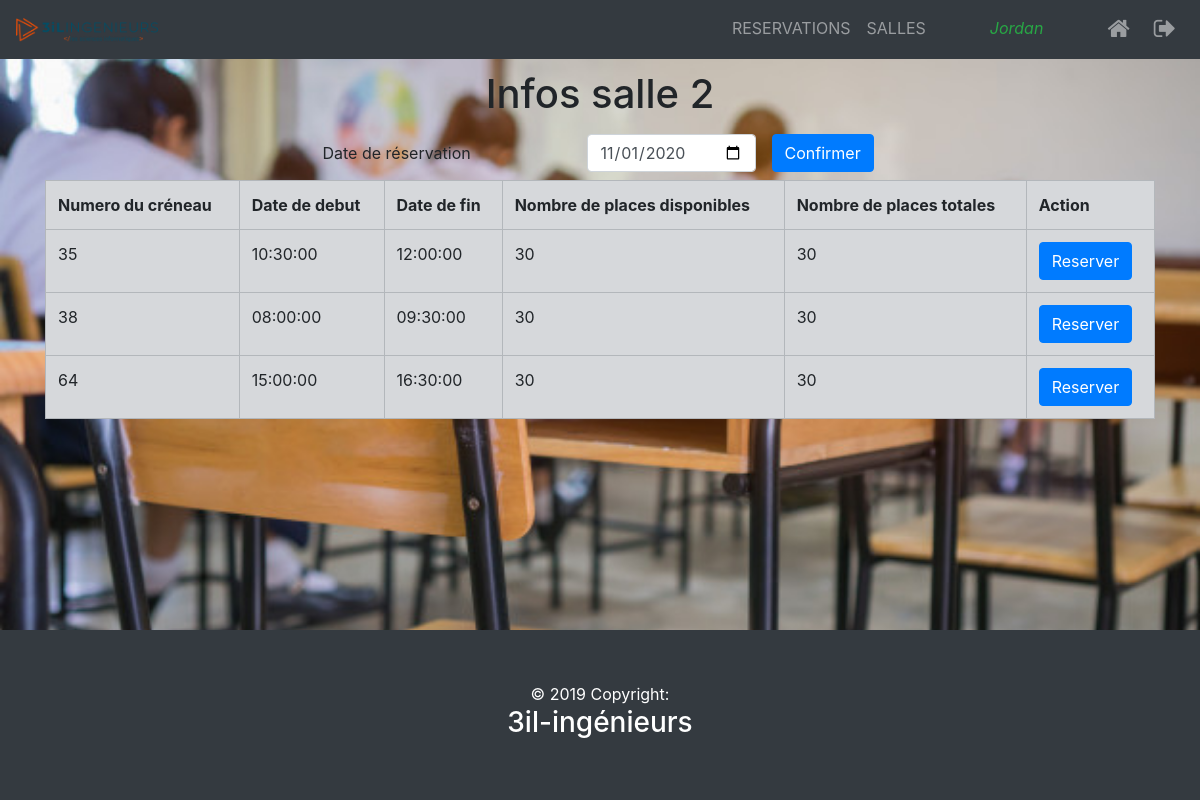
Screenshot of /salle.php?id=2 (signed in) with the database file from the repository.
### tables this page shows
CREATE TABLE `salle` (
  `Num_S` int(11) NOT NULL,
  `Nbre_Place` int(11) NOT NULL
);

### db.php (called while the page is built, shortened)
<?php
try{
    $bd=new PDO('mysql:host=localhost;dbname=projet_reservation','root','');
}catch(Exception $e){
    echo 'erreur';
}
function getOneSalle(&$dat,$num){
    global $bd;
    $req=$bd->prepare('select * ,(salle.Nbre_Place-(SELECT COUNT(*)
     from reserver WHERE reserver.Num_S=creneau.Num_S AND reserver.num_C=
     creneau.num_C AND reserver.dateRes=creneau.dateRes )) as restant from salle NATURAL join creneau
     WHERE salle.Num_S=:num AND creneau.dateRes=:dateR HAVING salle.Nbre_Place >
     (SELECT COUNT(*) from reserver WHERE reserver.Num_S=creneau.Num_S
    AND reserver.num_C=creneau.num_C AND reserver.dateRes=creneau.dateRes)');
    $req->bindParam(':num',$num);
    $dateR=date("Y-m-d");
    $req->bindParam(':dateR',$dateR);
    $req->execute();
    $dat=$req->fetchAll(PDO::FETCH_ASSOC);
}

### salle.php (the view, shortened to what this page needs)
<?php
$user=$_SESSION['user'];
if(($user['droits']=='etudiant' || $user['droits']=='admin') ){
include('db.php');
if(isset($_GET['id'])){
    $id=$_GET['id'];
}
getOneSalle($data,$id);
?>
<!DOCTYPE html>
<html lang="en">
<head>
    <link rel="stylesheet" href="https://maxcdn.bootstrapcdn.com/bootstrap/4.5.2/css/bootstrap.min.css">
  <link rel="stylesheet" href="https://cdnjs.cloudflare.com/ajax/libs/font-awesome/4.7.0/css/font-awesome.min.css">
</head>
<body style="height:100%; background:no-repeat url('salle.jpg');background-size:cover ">
<?php
		include("header.php");
     ?>
    <div id="app" class="container" style="margin-top:70px">
    <h1 class="text-center pb-2">Infos salle <?=$id?></h1>
    <div class="mx-auto w-50">
    <form class="form-inline " id="dateF"  method="POST">
  <div class="form-group mb-2">
    <input type="text" readonly class="form-control-plaintext" id="staticEmail2" value="Date de réservation">
  </div>
  <div class="form-group mx-sm-3 mb-2">
    <input type="date" name="dateR" class="form-control" id="inputPassword2"
    placeholder="Password" value="<?php if(isset($_POST['dateR'])){echo $_POST['dateR'];}
    else{echo date("Y-m-d") ;}?>">
  </div>
  <button type="submit" class="btn btn-primary mb-2" >Confirmer</button>
</form>
    </div>
<table class="table table-bordered table-secondary" id="crenSalle">
    <tr>
        <th>Numero du créneau</th>
        <th>Date de debut</th>
        <th>Date de fin</th>
        <th>Nombre de places disponibles</th>
        <th>Nombre de places totales</th>
        <th>Action</th>
    </tr>
    <?php
        foreach ($data as $value) {
    ?>
    <tr id="<?=$value['num_C']?>li">
    <td > <?=$value['num_C']?></td>
    <td><?=$value['date_Debut']?></td>
    <td><?=$value['date_Fin']?></td>
    <td id="<?=$value['restant']?>+<?=$value['num_C']?>"><?=$value['restant']?></td>
    <td ><?=$value['Nbre_Place']?></td>
    <td><button class="btn btn-primary" id= "<?=$value['num_C']?>+b" onclick="reserver(<?=$value['Num_S']?>,<?=$value['num_C']?>,<?=$value['restant']?>+'+'+<?=$value['num_C']?>,
    document.getElementsByName('dateR')[0].value)">Reserver</button>
    <br><span id="<?=$value['num_C']?>" class="text-success font-italic font-weight-bold"></span></td>
    </tr>
    <?php
     }
    ?>
</table>
    </div>
    <?php
include 'footer.php';
?>
</body>
</html>
<?php
}
else{
    header('Location:index.php');
}
?>

### rows the page displays
salle: num_C "35", date_Debut "10:30:00", date_Fin "12:00:00", restant "30", Nbre_Place "30", num_C "38", date_Debut "08:00:00", date_Fin "09:30:00", num_C "64", date_Debut "15:00:00", date_Fin "16:30:00"

### other values shown
$_SESSION['user']['pseudo'] "Jordan"
$id "2"
